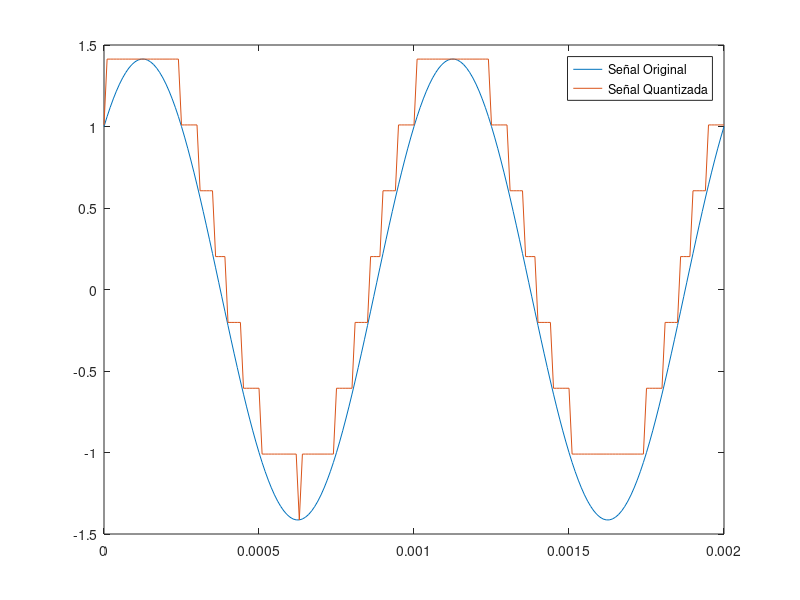

This chart was generated by the following MATLAB code:
% Práctica 2 Proceso de cuantización y codificación
Ts =  0.0001;
t = 0:0.00001:20*Ts;
signal = sin(2000 * pi * t) + cos(2000 * pi * t);
maxsig = max(signal);
interv = 2 * maxsig / (2 ^ 3 - 1); % intervalo para 8 niveles de resolución
u = maxsig + interv;

partition = [-maxsig:interv:maxsig];
partition2 = [-maxsig:interv:u]

[index, quantus] = quantiz(signal, partition, partition2); % Quantización

plot(t, signal, '-', t, quantus, '-');
legend('Señal Original', 'Señal Quantizada')